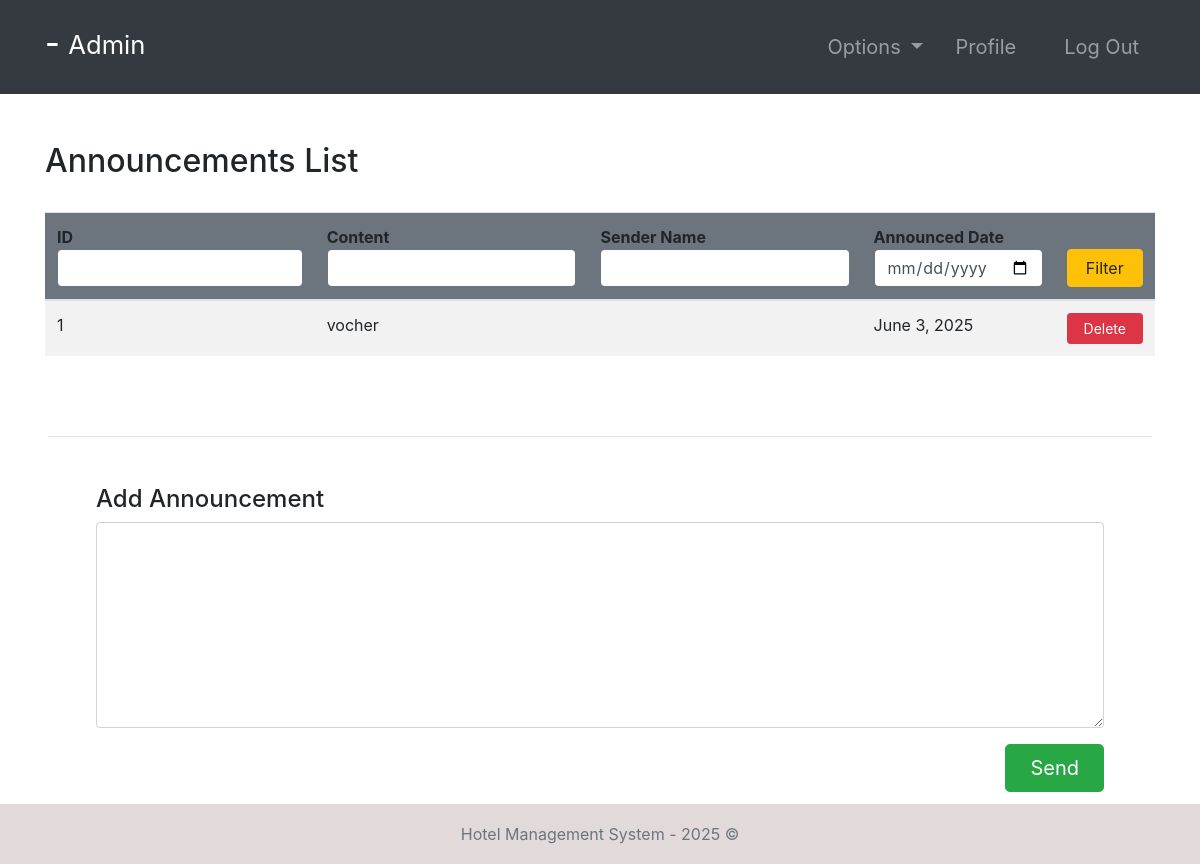
The page /announcements/ (signed in) on the database its author committed.
### hotel/models.py (models this page shows, shortened)
class Announcement(models.Model):
    content = models.TextField()
    sender = models.ForeignKey(Employee, null=True, on_delete=models.CASCADE)
    date = models.DateField(default=timezone.now)

### hotel/views.py (the view, shortened to what this page needs)
# urls.py: path('announcements/', announcements, name="announcements"),
@ login_required(login_url='login')
def announcements(request):
    role = str(request.user.groups.all()[0])
    path = role + "/"
    announcements = Announcement.objects.all()
    context = {
        "role": role,
        'announcements': announcements
    }
    return render(request, path + "announcements.html", context)

### templates/admin/announcements.html
{% extends '../index.html' %}
{% block context %}
{% include '../common_pages/authorized-announcements.html' %}
{% endblock %}

### templates/incs/nav.html (shortened to what this page needs)
<nav class="navbar navbar-dark bg-dark navbar-expand-lg py-3 " role="navigation">
    <div class="container">
        <a href="" class="navbar-brand">
            <h2 class="text-capitalize">
                {{ request.user.first_name }} {{ request.user.last_name }} -
                <small>
                    {{ role }}
                </small>
            </h2>
        </a>
        <div class="collapse navbar-collapse" id="navbarTags">
            <ul class="navbar-nav ml-auto">
                <li class="nav-item dropdown p-2">
                    <a class="nav-link dropdown-toggle" href="#" id="navbarDropdown" role="button"
                        data-toggle="dropdown" aria-haspopup="true" aria-expanded="false">
                        Options
                    </a>
                </li>
                <li class="nav-item mr-3 p-2">
                    {% if role == 'staff' or role == 'receptionist' or role == 'admin' or role == 'manager' %}
                    <a href="{% url 'employee-profile' user.id %}" class="nav-link">Profile</a>
                    {% endif %}
                </li>
                <li class="nav-item p-2 ">
                    <a href="{% url 'logout' %}" class="nav-link">Log Out</a>
                </li>
            </ul>
        </div>
    </div>
</nav>

### templates/common_pages/authorized-announcements.html (shortened to what this page needs)
<div class="container py-5">
    <div class="table-header row">
        <div class="col-sm-12 col-md-12 col-lg-4 mb-4">
            <h2>Announcements List</h2>
        </div>
    </div>
    <table class="table table-hover table-striped">
        <thead class="bg-secondary rounded">
            <tr>
                <form action="" method="POST">
                    <th>ID<input type="number" name="id" value="{{id}}" class="form-control border border-secondary">
                    </th>
                    <th>Content<input type="text" name="content" value="{{content}}"
                            class="form-control border border-secondary"></th>
                    <th>Sender Name<input type="text" name="name" value="{{name}}"
                            class="form-control border border-secondary"></th>
                    <th>Announced Date<input type="date" class="form-control border border-secondary" name="date"
                            value="{{date}}"></th>
                    <th><button type="submit" name="filter" class="btn btn-warning w-100">Filter</button></th>
                </form>
            </tr>
        </thead>
        <tbody>
            {% for announcement in announcements %}
            <tr>
                <td>{{announcement.id}}</td>
                <td>{{announcement.content}}</td>
                <td>{{announcement.sender.user.first_name}} {{announcement.sender.user.last_name}}</td>
                <td>{{announcement.date}}</td>
                {% if role == "manager" or role == "admin" %}
                <td> <a href="{% url 'deleteAnnouncement' announcement.id %}"
                        class="btn btn-sm btn-danger px-3">Delete</a> </td>
                {% else %}
                <td></td>
                {% endif %}
            </tr>
            {% endfor %}
        </tbody>
    </table>
</div>
{% if role == "manager" or role == "admin" %}
<div class="add-annoucment border-top my-3 mx-5 p-5">
    <h4>Add Announcement</h4>
    <form action="" method="POST">
        <div class="form-group">
            <textarea class="form-control" name="textid" rows="8" placeholder="Enter Content of Announcement"
                id="textid">
            </textarea>
        </div>
        <button type="submit" class="btn btn-success btn-lg px-4 float-right" name="sendAnnouncement">Send</button>
    </form>
</div>
{% endif %}

### static/css/main.css (style rules this page uses)
* { margin: 0; padding: 0; -webkit-font-smoothing: antialiased; }
body { position: relative; }
nav .nav-item { font-size: 20px; }

### rows shown on the page
Announcement: id "1", content "vocher", date "June 3, 2025"

### other values the page prints
{{ role }} "Admin"
